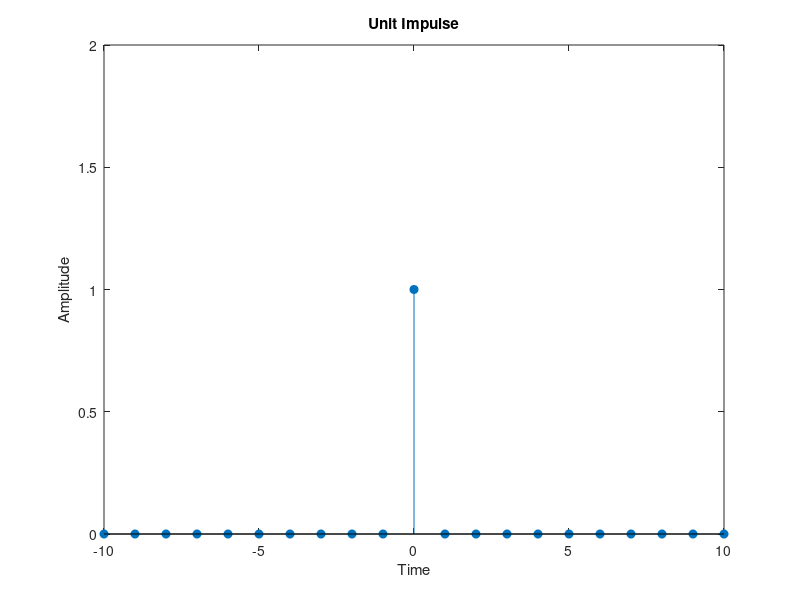

Here is the MATLAB script that generated this plot:
n=-10:10;
x=[zeros(1,10) 1 zeros(1,10)];
stem(n,x,'filled');
xlabel('Time');
ylabel('Amplitude');
title('Unit Impulse');
axis([-10 10 0 2]);